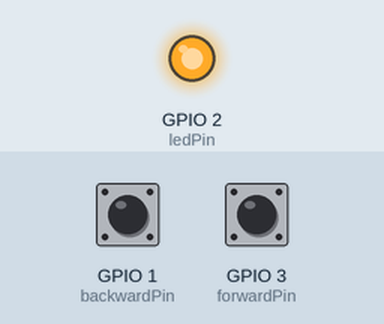
The sketch below on a simulated ESP8266 (NodeMCU). Shown: output pins drawn as LEDs (lit = HIGH). Dashed ring = blinking. Inputs (shaded band) come from the test bench; at power-on: GPIO 1 (backwardPin) HIGH, GPIO 3 (forwardPin) HIGH. WiFi joins after 1.5 s; servers stay silent unless stated.

Above: at 3.7 s.
3.8 s: GPIO 1 (backwardPin) pulled LOW for 1 s
At 5.1 s:
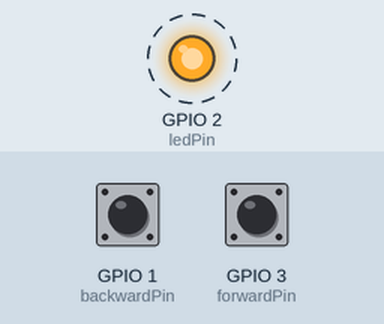
6.3 s: GPIO 3 (forwardPin) pulled LOW for 3.2 s
At 6.9 s:
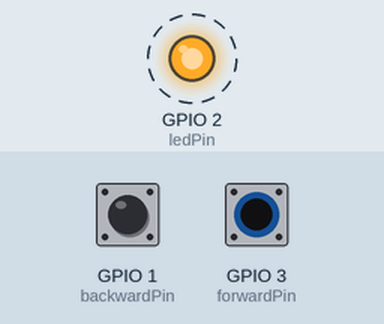
11.0 s: GPIO 1 (backwardPin) pulled LOW for 3.2 s
At 14.6 s:
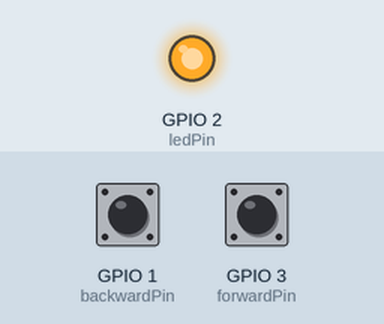
Timing chart, 0 to 16.1 s (numbered marks = the images above; inputs shaded):
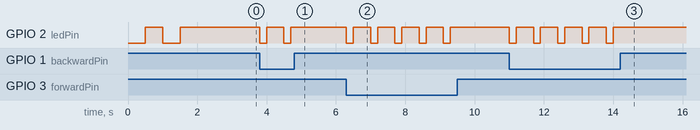

The sketch:

ESPKindleRemote.ino
```cpp
#include <ESP8266WiFi.h>        // Include the Wi-Fi library
#include <ESP8266mDNS.h>
#include <ArduinoOTA.h>

//comment out if we dont have ota led (secondary led)
//if undefined we will use the main led to show when we are in ota mode
//#define OTA_LED

// set the IO state when led is on (active low for esp12f module)
#define LED_ACTIVE_STATE 0
#define OTA_LED_ACTIVE_STATE 0

// enable to show debug messages over serial
// this will disable output in the internal led as the led uses the tx pin
const bool debug = false;

// wifi credentials
const char* ssid     = "<your wifi network>";
const char* password = "<your wifi password>";
const char* hostname = "ESPKindleRemote";

// enter the ip address of your kindle below
// kindle IP should be static or setup DHCP reservation
byte ip[] = {192, 168, 0, 10}; // add kindle IP address here too
const char* host = "<your kindle IP adress>";

//2 button only
const int forwardPin = 3; // forward button pin
const int backwardPin = 1; // backward button pin

// uncomment for the remote pinouts
// 4 button
//const int forwardPin = 4; // forward button pin
//const int backwardPin = 14; // backward button pin
//const int forwardPin1 = 12; // forward button pin
//const int backwardPin1 = 13;

const int ledPin = 2; // indicator led

#ifdef OTA_LED
const int otaLed = BUILTIN_LED;
#else
const int otaLed = ledPin; //declare ota led as main led
#endif

const String nextPagePath = "/cgi-bin/next.cgi";
const String prevPagePath = "/cgi-bin/prev.cgi";

WiFiClient client;

void setup() {
  if (debug) {
    // init serial
    Serial.begin(115200);
    delay(10);
  }
  else {
    //we only can use led pin if serial is not used
    pinMode(ledPin, OUTPUT);
  }

  #ifdef OTA_LED
  pinMode(otaLed, OUTPUT);
  #endif

  // set pin modes
  pinMode(forwardPin, INPUT_PULLUP);     // forward button pin
  pinMode(backwardPin, INPUT_PULLUP);     // backward button pin
//  pinMode(forwardPin1, INPUT_PULLUP);
//  pinMode(backwardPin1, INPUT_PULLUP);

  // Connect to WiFi network
  if (debug) {
    Serial.println("Debug enabled");
    Serial.print("Connecting to ");
    Serial.println(ssid);
  }

  /* Explicitly set the ESP8266 to be a WiFi-client, otherwise, it by default,
     would try to act as both a client and an access-point and could cause
     network-issues with your other WiFi-devices on your WiFi-network. */
  WiFi.mode(WIFI_STA);
  //set hostname
  WiFi.hostname(hostname);
  WiFi.begin(ssid, password);

  // wait while we are connecting to wifi
  while (WiFi.status() != WL_CONNECTED) {
    delay(500);

    if (debug) {
      Serial.print(".");
    }
    else {
      digitalWrite(ledPin, !digitalRead(ledPin));
    }
  }

  if (debug) {
    Serial.println("");
    Serial.println("WiFi connected");
    Serial.print("IP address: ");
    Serial.println(WiFi.localIP());
  }
  else {
    //turn led off
    digitalWrite(ledPin, !LED_ACTIVE_STATE);
  }

  //check if ota (both buttons 3/4 pressed on power on)
//  if (digitalRead(forwardPin1) == LOW || digitalRead(backwardPin1) == LOW) {
  if (digitalRead(forwardPin) == LOW || digitalRead(backwardPin) == LOW) {
    if (debug) {
      Serial.println("OTA enabled");
    }
    // declare callbacks
    ArduinoOTA.onStart([]() {
      String type;
      if (ArduinoOTA.getCommand() == U_FLASH) {
        type = "sketch";
      } else { // U_FS
        type = "filesystem";
      }

      // NOTE: if updating FS this would be the place to unmount FS using FS.end()
      if (debug) {
        Serial.println("Start updating " + type);
      }
    });
    ArduinoOTA.onEnd([]() {
      if (debug) {
        Serial.println("\nEnd");
      }
      // flash to let user know its complete
      for (int i = 0; i < 10; i++) {
        digitalWrite(otaLed, OTA_LED_ACTIVE_STATE);
        delay(100);
        digitalWrite(otaLed, !OTA_LED_ACTIVE_STATE);
        delay(100);
      }
      ESP.restart();
    });

    ArduinoOTA.onProgress([](unsigned int progress, unsigned int total) {
      if (debug) {
        Serial.printf("Progress: %u%%\r", (progress / (total / 100)));
      }
      digitalWrite(otaLed, !digitalRead(otaLed));
    });

    ArduinoOTA.onError([](ota_error_t error) {
      if (debug) {
        Serial.printf("Error[%u]: ", error);
        if (error == OTA_AUTH_ERROR) {
          Serial.println("Auth Failed");
        } else if (error == OTA_BEGIN_ERROR) {
          Serial.println("Begin Failed");
        } else if (error == OTA_CONNECT_ERROR) {
          Serial.println("Connect Failed");
        } else if (error == OTA_RECEIVE_ERROR) {
          Serial.println("Receive Failed");
        } else if (error == OTA_END_ERROR) {
          Serial.println("End Failed");
        }
      }
      //keep flashing till we get reset
      unsigned long prevMillis = 0;
      unsigned long currMillis;
      bool ledState = !LED_ACTIVE_STATE;

      while (1) {
        ArduinoOTA.handle();

        currMillis = millis();

        if (currMillis - prevMillis > 500) {
          ledState = !ledState;
          digitalWrite(otaLed, ledState);
          prevMillis = currMillis;
        }

        yield();
      }
    });

    //begin ota
    ArduinoOTA.begin();
    MDNS.update(); //just in case

    //lock ourselves in a loop while we wait for ota
    unsigned long prevMillis = 0;
    unsigned long currMillis;
    bool ledState = !LED_ACTIVE_STATE;

    while (1) {
      ArduinoOTA.handle();

      currMillis = millis();

      if (currMillis - prevMillis > 1000) {
        ledState = !ledState;
        digitalWrite(otaLed, ledState);
        prevMillis = currMillis;
      }
      yield();
    }
  }
  else {
    //turn ota led off
    digitalWrite(otaLed, !OTA_LED_ACTIVE_STATE);
  }

  delay(1000);
}

void loop() {
//
//  if (digitalRead(forwardPin) == LOW || digitalRead(forwardPin1) == LOW) {
//    PageForward();
//  }
//  if (digitalRead(backwardPin) == LOW || digitalRead(backwardPin1) == LOW) {
//    PageBackward();
//  }

  if (digitalRead(forwardPin) == LOW) {
    PageForward();
  }
  if (digitalRead(backwardPin) == LOW) {
    PageBackward();
  }

}

void PageForward() {
  if (debug) {
    Serial.println("Forward pressed...");
    Serial.printf("\n[Connecting to %s ... ", host);
  }
  else {
    digitalWrite(ledPin, LED_ACTIVE_STATE);
  }

  if (client.connect(ip, 80)) {
    if (debug) {
      Serial.println("connected]");
      Serial.println("[Sending a request]");
    }

    // send the GET request
    client.print(
      String("GET ") + nextPagePath +
      " HTTP/1.1\r\n" +
      "Host: " + host + "\r\n" +
      "Connection: close\r\n" + "\r\n"
    );

    if (debug) {
      Serial.println("[Response:]");
      while (client.connected() || client.available()) {
        if (client.available())
        {
          String line = client.readStringUntil('\n');
          Serial.println(line);
        }
      }
    }

    client.stop();

    if (debug) {
      Serial.println("\n[Disconnected]");
    }
    else {
      digitalWrite(ledPin, !LED_ACTIVE_STATE);
    }
  }
  else
  {
    // connection failed
    if (debug) {
      Serial.println("connection failed!]");
    }
    else {
      digitalWrite(ledPin, !LED_ACTIVE_STATE);
    }
    client.stop();
  }
  delay(500);
}

void PageBackward() {
  if (debug) {
    Serial.println("Backward pressed...");
    Serial.printf("\n[Connecting to %s ... ", host);
  }
  else {
    digitalWrite(ledPin, LED_ACTIVE_STATE);
  }

  if (client.connect(ip, 80))
  {
    if (debug) {
      Serial.println("connected]");
      Serial.println("[Sending a request]");
    }

    client.print(
      String("GET ") + prevPagePath +
      " HTTP/1.1\r\n" +
      "Host: " + host + "\r\n" +
      "Connection: close\r\n" + "\r\n"
    );

    if (debug) {
      Serial.println("[Response:]");

      while (client.connected() || client.available()) {
        if (client.available())
        {
          String line = client.readStringUntil('\n');
          Serial.println(line);
        }
      }
    }

    client.stop();

    if (debug) {
      Serial.println("\n[Disconnected]");
    }
    else {
      digitalWrite(ledPin, !LED_ACTIVE_STATE);
    }
  }
  else
  {
    if (debug) {
      Serial.println("connection failed!]");
    }
    else {
      digitalWrite(ledPin, !LED_ACTIVE_STATE);
    }
    client.stop();
  }
  delay(500);
}
```

Measured:
- after the input at 3.8 s, GPIO 2 (ledPin): alternates HIGH for 0.50 s and LOW for 0.20 s, 4 changes in all, then stays HIGH, starting at once
- after the input at 6.3 s, GPIO 2 (ledPin): alternates HIGH for 0.50 s and LOW for 0.20 s, 10 changes in all, then stays HIGH, starting at once
- after the input at 11.0 s, GPIO 2 (ledPin): alternates HIGH for 0.50 s and LOW for 0.20 s, 10 changes in all, then stays HIGH, starting at once
